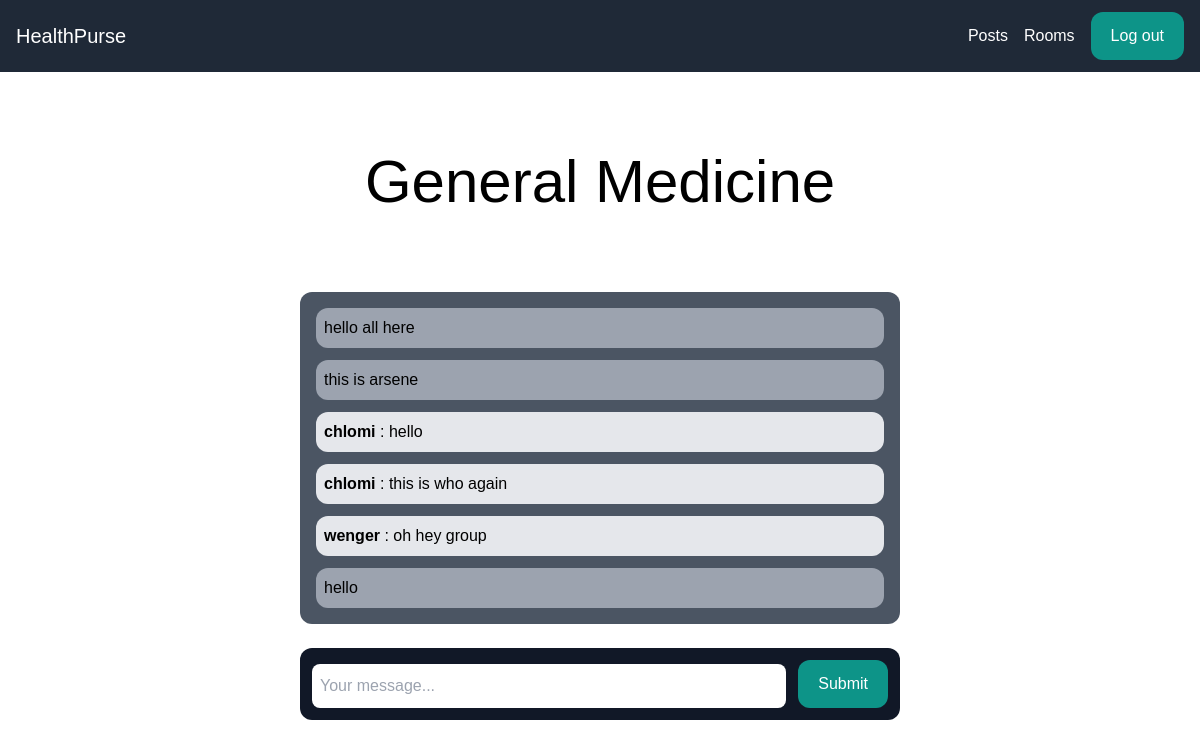
Page /rooms/general/ (signed in) on the committed database.
### room/models.py (models this page shows, shortened)
class Room(models.Model):
    name = models.CharField(max_length=255)
    slug = models.SlugField(unique=True)

class Message(models.Model):
    room = models.ForeignKey(Room, related_name='messages', on_delete=models.CASCADE)
    user = models.ForeignKey(User, related_name='messages', on_delete=models.CASCADE)
    content = models.TextField()
    date_added = models.DateTimeField(auto_now_add=True)
    class Meta:
        ordering = ('date_added',)

### room/views.py (the view)
# urls.py: path('rooms/', include('room.urls')),
@login_required
def room(request, slug):
    room = Room.objects.get(slug=slug)
    messages = Message.objects.filter(room=room)[0:25]
    return render(request, 'room/room.html', {'room': room, 'messages': messages})

### room/templates/room/room.html (shortened to what this page needs)
{% extends 'core/base.html' %}
{% block content %}
<div class="p-10 lg:p-20 text-center">
    <h1 class="text-3xl lg:text-6xl">{{ room.name }}</h1>
</div>
<div class="lg:w-2/4 mx-4 lg:mx-auto p-4 bg-gray-600 rounded-xl">
    <div class="chat-messages space-y-3" id="chat-messages">
        {% for m in messages %}
            {% if m.user == request.user%}
                    <div class=" small rounded-xl p-2 bg-gray-400">
                        {{ m.content }}<br>
                    </div>
            {% else %}
                <div class=''>
                    <div class="py-2 px-2 rounded-xl bg-gray-200">
                        <b class='mt-2'>{{ m.user.username }} </b>: {{ m.content }}<br>
                    </div>
                </div>
            {% endif %}
        {% endfor %}
    </div>
</div>
<div class="lg:w-2/4 mt-6 mx-4 lg:mx-auto p-3 bg-gray-900 rounded-xl">
    <form method="post" action="." class="flex">
        <input type="text" name="content" class="flex-1 mr-3" placeholder="Your message..." id="chat-message-input">
        <button
        class="px-5 py-3 rounded-xl text-white bg-teal-600 hover:bg-teal-400"
        id="chat-message-submit">
            Submit
        </button>
    </form>
</div>
{% endblock %}

### static/css/styles.css (style rules this page uses)
* { padding: 0; margin: 0; font-family: poppins, sans-serif; box-sizing: border-box; }
form input { width: 100%; margin-top: 4px; padding: 8px; border-radius: 8px; }

### rows in the picture
Room: name "General Medicine"
Message: content "hello all here"
Message: content "this is arsene"
Message: user.username "chlomi", content "hello"
Message: user.username "chlomi", content "this is who again"
Message: user.username "wenger", content "oh hey group"
Message: content "hello"
